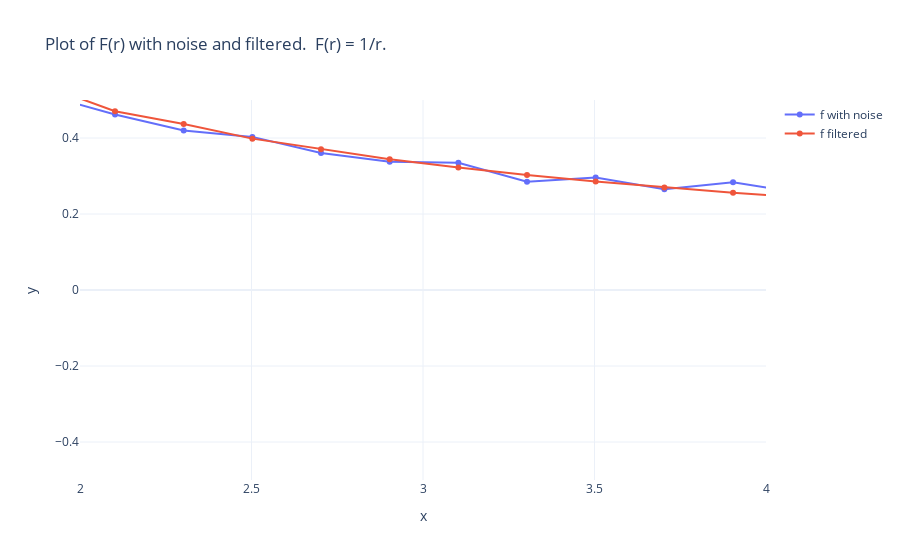

Notebook code for this chart:
### Code cell
fig = go.Figure()
fig.add_trace(go.Scatter(x=r, y=fn, name="f with noise", mode="lines+markers"))
fig.add_trace(go.Scatter(x=r, y=ff, name="f filtered", mode="lines+markers"))
fig.update_layout(
    title='Plot of F(r) with noise and filtered.  F(r) = 1/r.',
    xaxis=dict(title='x', type='linear'),  # use 'log' for log scale
    yaxis=dict(title='y'),
    xaxis_range=[2,4],
    yaxis_range=[-0.5,0.5],
    hovermode='x',
    template='plotly_white'
)

### Figure 1 — Plotly figure (JSON) as saved in the notebook; plotly's stock layout.template omitted (floating-point values rounded to 4 significant figures; data arrays with more than 128 entries replaced by an {"elided": "..."} marker saying what was removed)
{"data": [{"mode": "lines+markers", "name": "f with noise", "type": "scatter", "x": {"elided": "1006 float values"}, "y": {"elided": "1006 float values"}}, {"mode": "lines+markers", "name": "f filtered", "type": "scatter", "x": {"elided": "1006 float values"}, "y": {"elided": "1006 float values"}}], "layout": {"hovermode": "x", "title": {"text": "Plot of F(r) with noise and filtered.  F(r) = 1/r."}, "xaxis": {"range": [2, 4], "title": {"text": "x"}, "type": "linear"}, "yaxis": {"range": [-0.5, 0.5], "title": {"text": "y"}}}}
